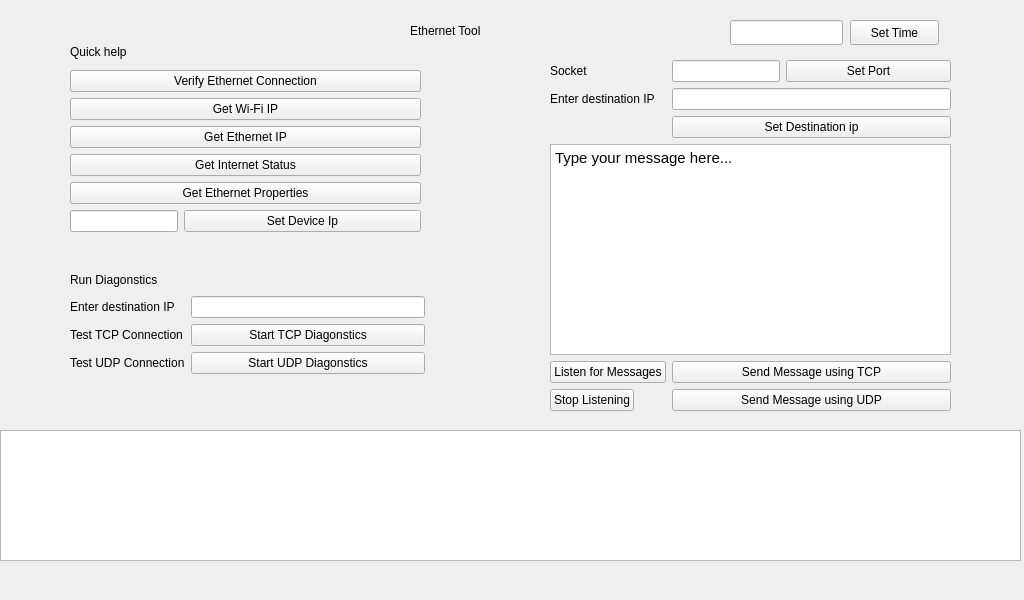
<?xml version="1.0" encoding="UTF-8"?>
<ui version="4.0">
 <class>MainWindow</class>
 <widget class="QMainWindow" name="MainWindow">
  <property name="geometry">
   <rect>
    <x>0</x>
    <y>0</y>
    <width>1024</width>
    <height>600</height>
   </rect>
  </property>
  <property name="windowTitle">
   <string>MainWindow</string>
  </property>
  <widget class="QWidget" name="centralwidget">
   <widget class="QLabel" name="label_7">
    <property name="geometry">
     <rect>
      <x>410</x>
      <y>10</y>
      <width>151</width>
      <height>41</height>
     </rect>
    </property>
    <property name="styleSheet">
     <string notr="true">font: 57 18pt &quot;Ubuntu&quot;;</string>
    </property>
    <property name="text">
     <string>Ethernet Tool</string>
    </property>
   </widget>
   <widget class="QTextEdit" name="downbox">
    <property name="geometry">
     <rect>
      <x>0</x>
      <y>430</y>
      <width>1021</width>
      <height>131</height>
     </rect>
    </property>
   </widget>
   <widget class="QWidget" name="layoutWidget">
    <property name="geometry">
     <rect>
      <x>70</x>
      <y>70</y>
      <width>351</width>
      <height>184</height>
     </rect>
    </property>
    <layout class="QGridLayout" name="gridLayout">
     <item row="4" column="0">
      <widget class="QPushButton" name="Internetstat">
       <property name="text">
        <string>Get Internet Status</string>
       </property>
      </widget>
     </item>
     <item row="0" column="0">
      <widget class="QPushButton" name="connected">
       <property name="text">
        <string>Verify Ethernet Connection</string>
       </property>
      </widget>
     </item>
     <item row="2" column="0">
      <widget class="QPushButton" name="getethip">
       <property name="text">
        <string>Get Ethernet IP</string>
       </property>
      </widget>
     </item>
     <item row="5" column="0">
      <widget class="QPushButton" name="prop">
       <property name="text">
        <string>Get Ethernet Properties</string>
       </property>
      </widget>
     </item>
     <item row="1" column="0">
      <widget class="QPushButton" name="getWifiIP">
       <property name="text">
        <string>Get Wi-Fi IP</string>
       </property>
      </widget>
     </item>
     <item row="6" column="0">
      <layout class="QFormLayout" name="formLayout_3">
       <item row="0" column="0">
        <widget class="QLineEdit" name="Devip"/>
       </item>
       <item row="0" column="1">
        <widget class="QPushButton" name="setdevip">
         <property name="text">
          <string>Set Device Ip</string>
         </property>
        </widget>
       </item>
      </layout>
     </item>
    </layout>
   </widget>
   <widget class="QWidget" name="layoutWidget">
    <property name="geometry">
     <rect>
      <x>70</x>
      <y>270</y>
      <width>355</width>
      <height>145</height>
     </rect>
    </property>
    <layout class="QFormLayout" name="formLayout">
     <item row="0" column="1">
      <spacer name="horizontalSpacer_2">
       <property name="orientation">
        <enum>Qt::Horizontal</enum>
       </property>
       <property name="sizeHint" stdset="0">
        <size>
         <width>40</width>
         <height>20</height>
        </size>
       </property>
      </spacer>
     </item>
     <item row="1" column="0">
      <widget class="QLabel" name="label_2">
       <property name="text">
        <string>Enter destination IP</string>
       </property>
      </widget>
     </item>
     <item row="1" column="1">
      <widget class="QLineEdit" name="diaip"/>
     </item>
     <item row="2" column="0">
      <widget class="QLabel" name="label">
       <property name="styleSheet">
        <string notr="true">font: 57 15pt &quot;Ubuntu&quot;;</string>
       </property>
       <property name="text">
        <string>Test TCP Connection</string>
       </property>
      </widget>
     </item>
     <item row="2" column="1">
      <widget class="QPushButton" name="tcpdia">
       <property name="text">
        <string>Start TCP Diagonstics</string>
       </property>
      </widget>
     </item>
     <item row="3" column="0">
      <widget class="QLabel" name="label_3">
       <property name="styleSheet">
        <string notr="true">font: 57 15pt &quot;Ubuntu&quot;;</string>
       </property>
       <property name="text">
        <string>Test UDP Connection</string>
       </property>
      </widget>
     </item>
     <item row="3" column="1">
      <widget class="QPushButton" name="udpdia">
       <property name="text">
        <string>Start UDP Diagonstics</string>
       </property>
      </widget>
     </item>
     <item row="0" column="0">
      <widget class="QLabel" name="label_5">
       <property name="styleSheet">
        <string notr="true">font: 16pt &quot;Ubuntu&quot;;</string>
       </property>
       <property name="text">
        <string>Run Diagonstics</string>
       </property>
      </widget>
     </item>
    </layout>
   </widget>
   <widget class="QWidget" name="layoutWidget">
    <property name="geometry">
     <rect>
      <x>550</x>
      <y>60</y>
      <width>401</width>
      <height>351</height>
     </rect>
    </property>
    <layout class="QFormLayout" name="formLayout_2">
     <item row="0" column="0">
      <widget class="QLabel" name="label_6">
       <property name="styleSheet">
        <string notr="true">font: 16pt &quot;Ubuntu&quot;;</string>
       </property>
       <property name="text">
        <string>Socket</string>
       </property>
      </widget>
     </item>
     <item row="1" column="0">
      <widget class="QLabel" name="label_4">
       <property name="text">
        <string>Enter destination IP</string>
       </property>
      </widget>
     </item>
     <item row="1" column="1">
      <widget class="QLineEdit" name="socip"/>
     </item>
     <item row="3" column="0" colspan="2">
      <widget class="QTextEdit" name="soctb">
       <property name="html">
        <string>&lt;!DOCTYPE HTML PUBLIC &quot;-//W3C//DTD HTML 4.0//EN&quot; &quot;http://www.w3.org/TR/REC-html40/strict.dtd&quot;&gt;
&lt;html&gt;&lt;head&gt;&lt;meta name=&quot;qrichtext&quot; content=&quot;1&quot; /&gt;&lt;style type=&quot;text/css&quot;&gt;
p, li { white-space: pre-wrap; }
&lt;/style&gt;&lt;/head&gt;&lt;body style=&quot; font-family:'Ubuntu'; font-size:11pt; font-weight:400; font-style:normal;&quot;&gt;
&lt;p style=&quot; margin-top:0px; margin-bottom:0px; margin-left:0px; margin-right:0px; -qt-block-indent:0; text-indent:0px;&quot;&gt;Type your message here...&lt;/p&gt;&lt;/body&gt;&lt;/html&gt;</string>
       </property>
      </widget>
     </item>
     <item row="8" column="1">
      <widget class="QPushButton" name="udpmess">
       <property name="text">
        <string>Send Message using UDP</string>
       </property>
      </widget>
     </item>
     <item row="7" column="1">
      <widget class="QPushButton" name="tcpmes">
       <property name="text">
        <string>Send Message using TCP</string>
       </property>
      </widget>
     </item>
     <item row="7" column="0">
      <widget class="QPushButton" name="Listen">
       <property name="text">
        <string>Listen for Messages</string>
       </property>
      </widget>
     </item>
     <item row="8" column="0">
      <widget class="QPushButton" name="StopListening">
       <property name="text">
        <string>Stop Listening</string>
       </property>
      </widget>
     </item>
     <item row="2" column="1">
      <widget class="QPushButton" name="setdestip">
       <property name="text">
        <string>Set Destination ip</string>
       </property>
      </widget>
     </item>
     <item row="0" column="1">
      <layout class="QFormLayout" name="formLayout_4">
       <item row="0" column="0">
        <widget class="QLineEdit" name="portno"/>
       </item>
       <item row="0" column="1">
        <widget class="QPushButton" name="setportno">
         <property name="text">
          <string>Set Port</string>
         </property>
        </widget>
       </item>
      </layout>
     </item>
    </layout>
   </widget>
   <widget class="QLabel" name="label_10">
    <property name="geometry">
     <rect>
      <x>70</x>
      <y>40</y>
      <width>349</width>
      <height>24</height>
     </rect>
    </property>
    <property name="styleSheet">
     <string notr="true">font: 16pt &quot;Ubuntu&quot;;</string>
    </property>
    <property name="text">
     <string>Quick help</string>
    </property>
   </widget>
   <widget class="QPushButton" name="settime">
    <property name="geometry">
     <rect>
      <x>850</x>
      <y>20</y>
      <width>89</width>
      <height>25</height>
     </rect>
    </property>
    <property name="text">
     <string>Set Time</string>
    </property>
   </widget>
   <widget class="QLineEdit" name="timeip">
    <property name="geometry">
     <rect>
      <x>730</x>
      <y>20</y>
      <width>113</width>
      <height>25</height>
     </rect>
    </property>
   </widget>
   <widget class="QLabel" name="time">
    <property name="geometry">
     <rect>
      <x>60</x>
      <y>10</y>
      <width>171</width>
      <height>21</height>
     </rect>
    </property>
    <property name="styleSheet">
     <string notr="true">font: 17pt &quot;Ubuntu&quot;;</string>
    </property>
    <property name="text">
     <string/>
    </property>
   </widget>
  </widget>
 </widget>
 <resources/>
 <connections/>
</ui>
